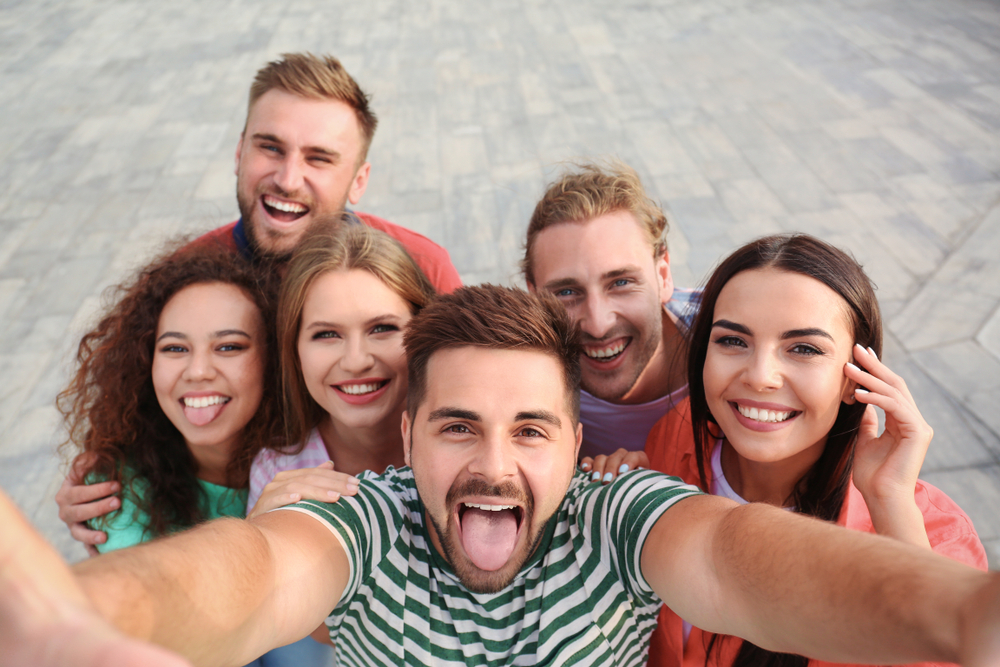
#> input picture Face Detection/gp2.jpg, 1000 x 667 px, found by its file name
$ python eye-detection.py
#> lines starting #> are read from the running program, lines starting #| are printed output that depends on the picture; after the words box and inside, x2 and y2 are one past the last pixel; in counts of white or black regions, pixels touching at a corner belong together
import cv2

img = cv2.imread('/home/arun/Lum/Face Detection/gp2.jpg')
#> img is the input picture: shape (667, 1000, 3); mean B, G, R 138.6, 149, 173

eye_cascade = cv2.CascadeClassifier('/home/arun/Lum/Face Detection/haarcascade_eye.xml')

gray_img = cv2.cvtColor(img,cv2.COLOR_BGR2GRAY)
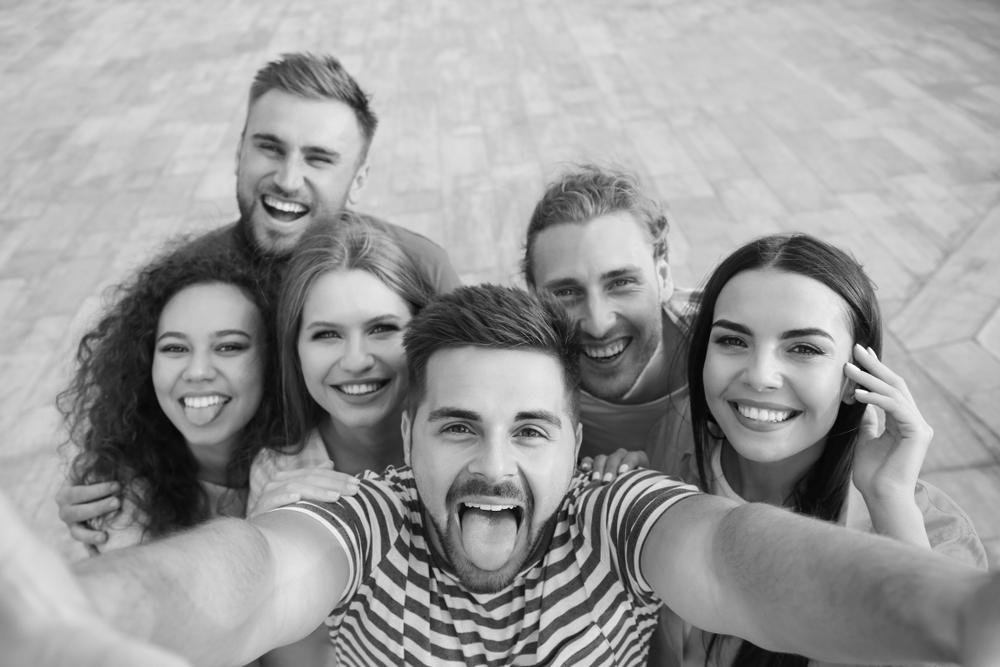
#> gray_img: shape (667, 1000); min 4, max 255, mean 155

eyes = eye_cascade.detectMultiScale(gray_img)
#> eyes = 16 rows, first 6: [251, 129, 39, 39], [306, 149, 23, 23], [646, 214, 25, 25], [599, 267, 35, 35], [364, 318, 25, 25], [308, 318, 33, 33]

print(eyes)
#> (printed output is left out)

for (x,y,w,h) in eyes:
    cv2.rectangle(img, pt1=(x,y), pt2=(x+w,y+h), color=(0,255,0), thickness=2)
#> this loop made 16 passes
#> (x, y, w, h) on passes 1 to 12: (251, 129, 39, 39), (306, 149, 23, 23), (646, 214, 25, 25), (599, 267, 35, 35), (364, 318, 25, 25), (308, 318, 33, 33), (210, 334, 28, 28), (781, 331, 38, 38), (159, 332, 33, 33), (505, 409, 47, 47), (432, 404, 52, 52), (297, 142, 32, 32)
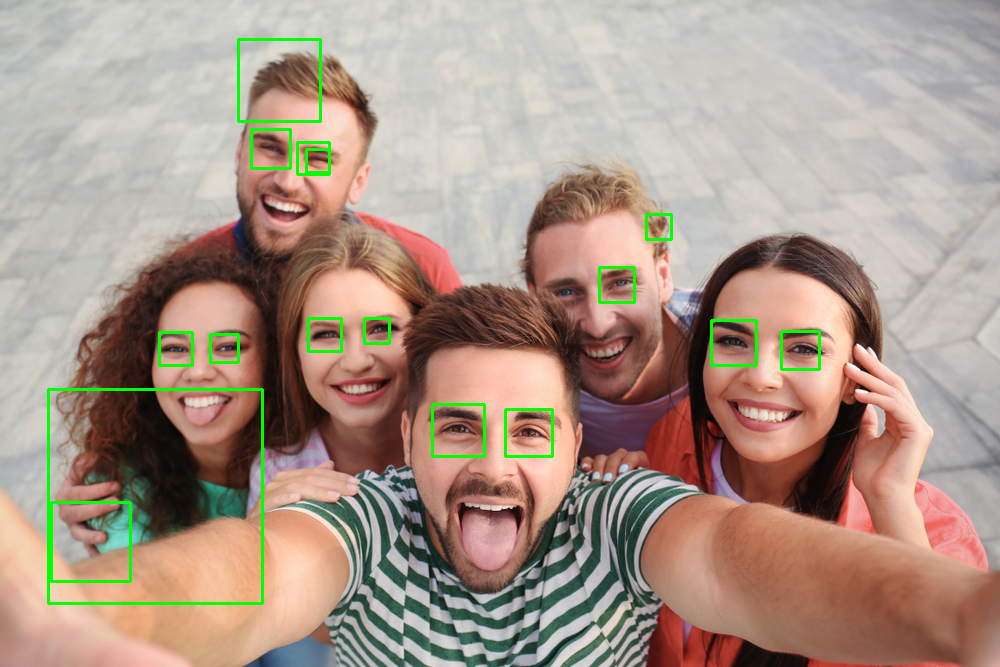
#> img: shape (667, 1000, 3); 1.47% of pixels changed, all inside (x1, y1, x2, y2) = (47, 38, 821, 605)

cv2.imshow('gp2.jpg',img)
cv2.waitKey()
cv2.destroyAllWindows()

$ run again, with Face Detection/gp1.jpg copied over Face Detection/gp2.jpg
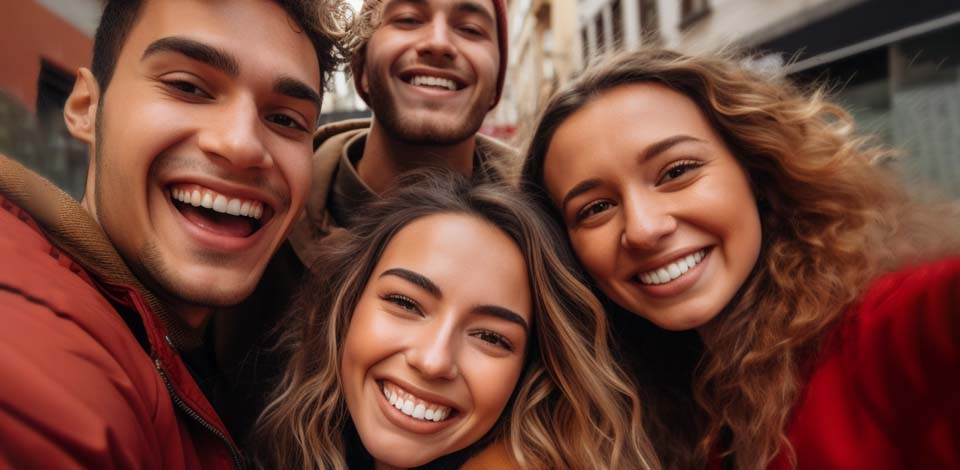
#> input picture Face Detection/gp1.jpg, 960 x 470 px, found by its file name
#> img is the input picture: shape (470, 960, 3); mean B, G, R 55.7, 68, 113.7
#> `gray_img = cv2.cvtColor(img,cv2.COLOR_BGR2GRAY)`:
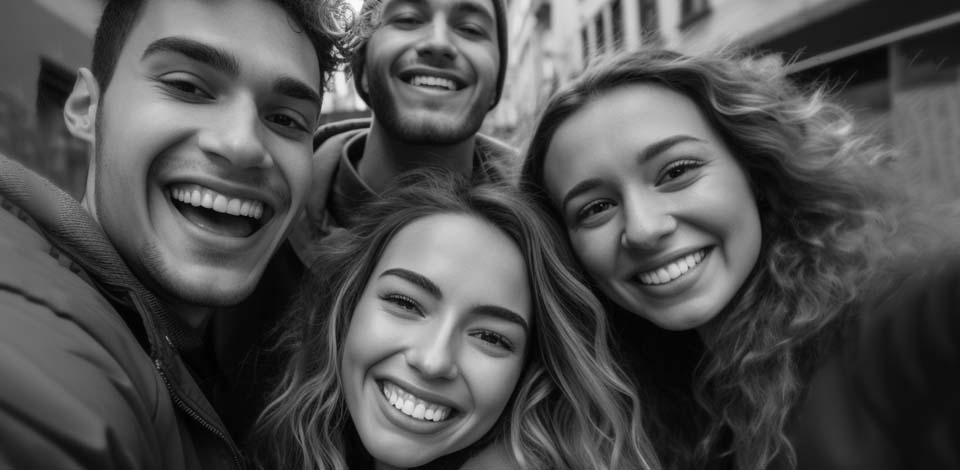
#> gray_img: shape (470, 960); min 0, max 254, mean 80.3
#> eyes = [[690, 240, 27, 27], [388, 5, 31, 31], [374, 274, 57, 57], [462, 314, 49, 49], [642, 147, 56, 56], [149, 172, 45, 45], [681, 227, 48, 48], [355, 357, 48, 48], [257, 93, 53, 53], [132, 9, 112, 112]]
#| [[690 240  27  27]
#|  [388   5  31  31]
#|  [374 274  57  57]
#|  [462 314  49  49]
#|  [642 147  56  56]
#|  [149 172  45  45]
#> (further printed lines are left out)
#> the loop `for (x,y,w,h) in eyes:` made 10 passes
#> after the loop `for (x,y,w,h) in eyes:`:
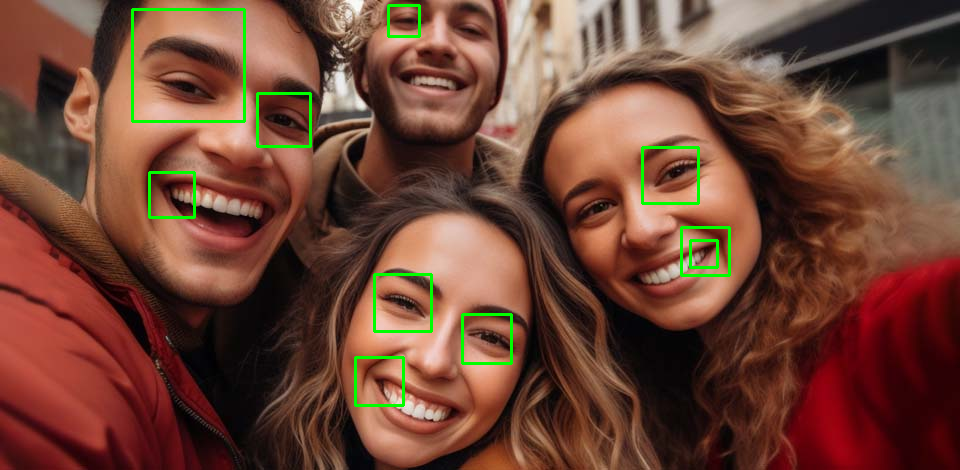
#> img: shape (470, 960, 3); 1.39% of pixels changed, all inside (x1, y1, x2, y2) = (131, 4, 731, 407)
